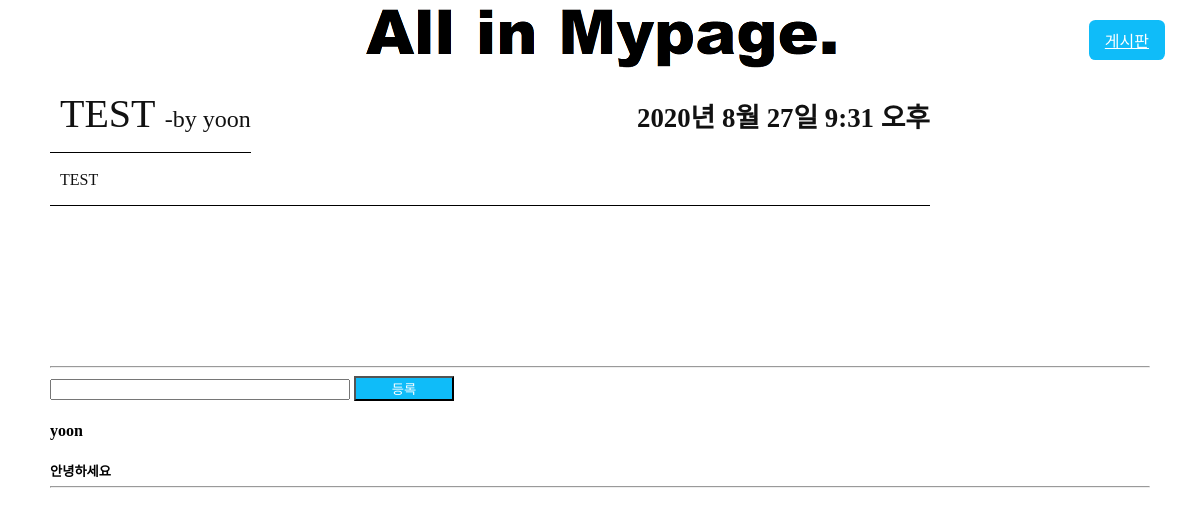
Before: /board/detail/1 with the older database file.
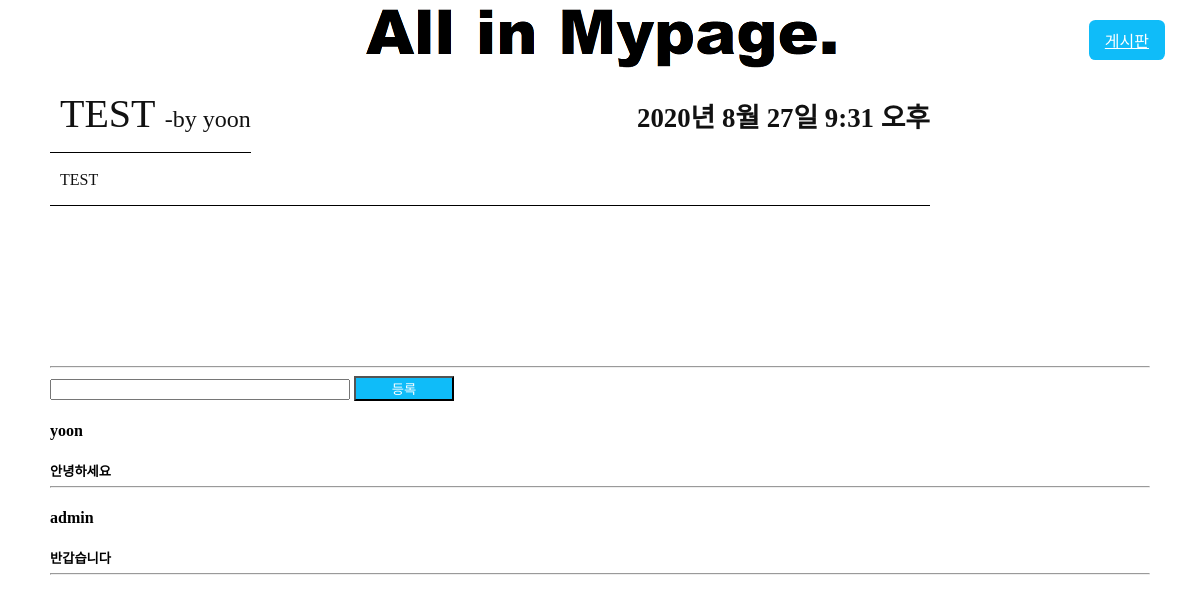
After: the same page with the newer database file.
### board/models.py (models this page shows, shortened)
class Comment(models.Model):
    author = models.ForeignKey(settings.AUTH_USER_MODEL,on_delete=models.CASCADE, null=True)
    post = models.ForeignKey(Post,on_delete=models.CASCADE)
    body = models.CharField("댓글", max_length=250)
    create_at = models.DateTimeField('작성시간', default = timezone.now)

### board/views.py (the view)
# urls.py: path('detail/<int:post_id>',detail, name="detail" ),
def detail(request,post_id):
    context = dict()
    detail_post = Post.objects.get(id = post_id)
    context['detail_post'] = detail_post
    context['comment_form'] = CommentForms()
    context['comment_all'] = Comment.objects.filter(post = Post.objects.get(id=post_id))
    return render(request,'detail.html',context)

### board/forms.py
class CommentForms(ModelForm):
    class Meta:
        model = Comment
        fields = ("body",)

### templates/detail.html (shortened to what this page needs)
{% extends 'base.html' %}
{%load static%}
{% block head %}
    <link rel="stylesheet" href="{% static 'AIMcss/detail.css' %}" type="text/css" />
{% endblock %}
{% block rightnav%}
        <a class="board_btn" href="{% url 'board' %}">
            게시판
        </a>
{% endblock %}
{% block content %}
<div class="writebox">
    <h1>DETAIL PAGE</h1>
    <section>
    <div class="dt_title">
        {{detail_post.title}}
        <span>-by {{detail_post.author}}</span>
        <div class="dt_create_at"><h6>
            {{detail_post.create_at}}
        </h6></div>
    </div>
    <br>
    <br>
    <div class="dt_desc">
        {{detail_post.desc}}
    </div>
</section>
<hr>
<form method="POST" action="{% url 'comment_create' detail_post.id %}">
    <input type="text" name="body" maxlength="250" required="" id="id_body">
    <button type="submit">등록</button>
</form>
{%for com in comment_all%}
    <h4>{{com.author}}</h4>
    <h5>{{com.body}}</h5>
    <h6>
    <hr>
{%endfor%}
</div>
{%endblock%}

Changed rows visible on the page:
added Comment: author "admin", body "반갑습니다"
